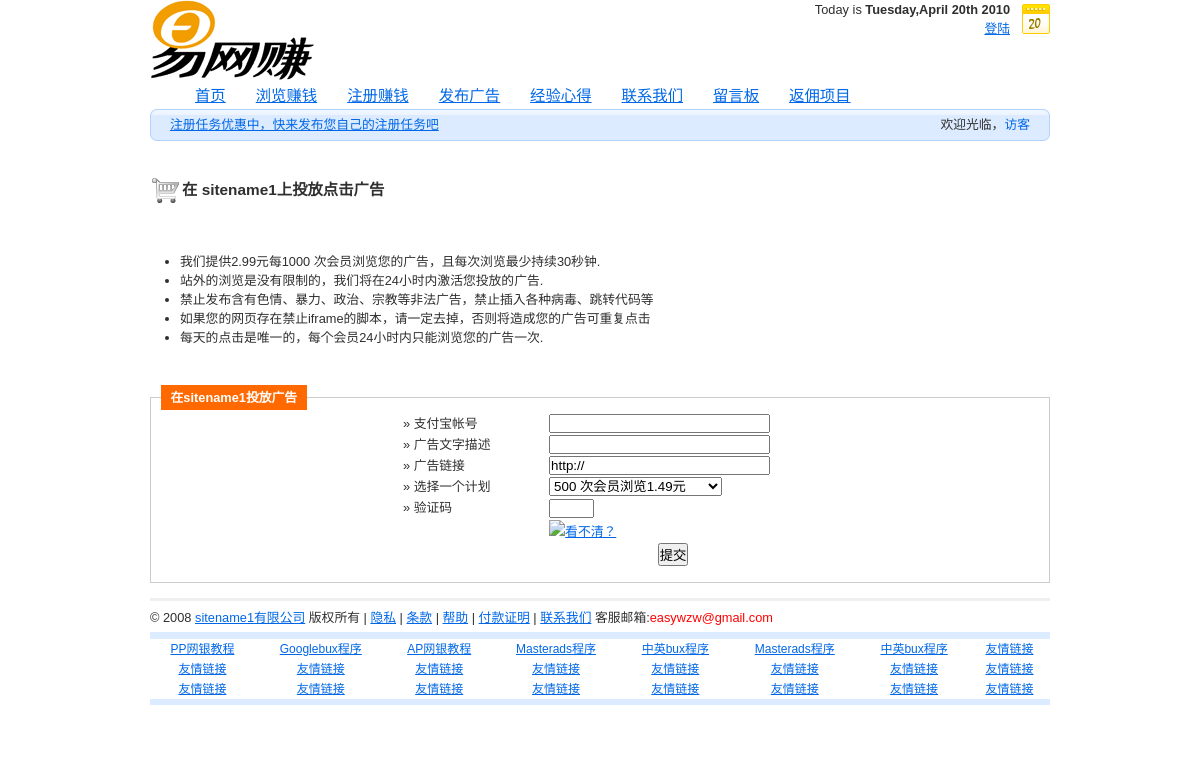
The page /advertise.php on the database its author committed.
### tables this page shows
CREATE TABLE IF NOT EXISTS `tb_site` (
  `id` varchar(11) NOT NULL DEFAULT '',
  `sitename` varchar(30) NOT NULL DEFAULT '',
  `sitepp` varchar(30) NOT NULL DEFAULT '',
  KEY `id` (`id`)
);

CREATE TABLE IF NOT EXISTS `tb_config` (
  `id` int(11) NOT NULL AUTO_INCREMENT,
  `item` varchar(15) NOT NULL DEFAULT '',
  `howmany` varchar(15) NOT NULL DEFAULT '',
  `price` varchar(150) NOT NULL DEFAULT '',
  `signupvalue` varchar(150) NOT NULL DEFAULT '',
  KEY `id` (`id`)
);

### advertise.php (the view, shortened to what this page needs)
<?php include('header.php'); ?>
        <br>
        <h3>
<img border="0" src="images/orders.gif" align="absmiddle" width="32" height="32"><span style="font-weight: bold">在
<?php include('sitename.php'); ?>
上投放点击广告</span></h3>
<br>
<ul><li>我们提供<?php include('config.php');
		$sql = "SELECT * FROM tb_config WHERE item='hits' and howmany='1000'";
		$result = mysql_query($sql);
		$row = mysql_fetch_array($result);
 echo $row["price"]; ?>元每<?php
$sql = "SELECT * FROM tb_config WHERE item='hits' and howmany='1000'";
$result = mysql_query($sql);
$row = mysql_fetch_array($result);
echo $row["howmany"];
?> 次会员浏览您的广告，且每次浏览最少持续30秒钟.</li>
<li>站外的浏览是没有限制的，我们将在24小时内激活您投放的广告.</li>
<li>禁止发布含有色情、暴力、政治、宗教等非法广告，禁止插入各种病毒、跳转代码等</li>
<li>如果您的网页存在禁止iframe的脚本，请一定去掉，否则将造成您的广告可重复点击</li>
<li>每天的点击是唯一的，每个会员24小时内只能浏览您的广告一次.
</ul>
<br>
<div align="center"><div id="form"onKeyUp="highlight(event)" onClick="highlight(event)">
<fieldset><legend>&nbsp;在<?php include('sitename.php');?>投放广告&nbsp;</legend>
<form method="post" action="advertise.php">
<table width="400" border="0" align="center">
  <tr>
    <td width="150" align="left"><p><label>» 支付宝帐号 </label></p></td>
    <td width="250" align="left"><input type="text" name="pemail" size="25" maxlength="100" autocomplete="off" class="field" value="" tabindex="1" /></td>
  </tr>
  <tr>
    <td width="150" align="left"><p><label>» 广告文字描述</label></p></td>
    <td width="250" align="left"><input type="text" name="description" size="25" maxlength="100" autocomplete="off" class="field" value="" tabindex="2" /></td>
  </tr>
  <tr>
    <td width="150" align="left"><p><label>» 广告链接</label></p></td>
    <td width="250" align="left"><input type="text" name="url" size="25" maxlength="150" autocomplete="off" class="field" value="http://" tabindex="3" /></td>
  </tr>
  <tr>
    <td width="150" align="left"><p><label>» 选择一个计划</label></p></td>
<td width="250" align="left"><select name="plan" class="combo" tabindex="4" />
<option value="<?php
$sql = "SELECT * FROM tb_config WHERE item='hits' and howmany='500'";
$result = mysql_query($sql);
$row = mysql_fetch_array($result);
echo $row["howmany"];
?>"><?php echo $row["howmany"] ?> 次会员浏览<?php echo $row["price"] ?>元</option>
</select></td>
  </tr>
  <tr>
    <td width="150" align="left"><p><label>» 验证码 </label></p></td>
    <td width="250" align="left"><input type='text' size='3' maxlength='3' name='code' autocomplete="off" class="securitycode" value="" tabindex="5" /></td>
  </tr>
  <tr>
    <td width="150" align="left">&nbsp;</td>
    <td width="250" align="left"><img id="securitycode" src="image.php?<?php echo $res; ?>" /><a id="changimg" href="javascript:change()">看不清？</a></td>
  </tr>
  <tr>
    <td width="150" align="left">&nbsp;</td>
    <td width="250" align="center"><input type="submit" value="提交" class="submit" tabindex="6" />
	</td>
  </tr>
</table>
</form>
</fieldset>
</div></div>
<?php include('footer.php'); ?>

### sitename.php (shortened to what this page needs)
<?php
$sql = "SELECT * FROM tb_site WHERE id='1'";
$result = mysql_query($sql);
$row = mysql_fetch_array($result);
echo $row["sitename"];
?>

### css/main.css (style rules this page uses)
* { margin:0; padding:0; }
body, div, span, p, a, img, ul, ol, li, table, caption, tbody, tfoot, tr, th, td, form, fieldset, legend, label, dl, dt, dd, blockquote, applet, object, h1, h2, h3, h4, h5 { border:0; }
body { padding:35px 0; background:#FFF; font:0.8em/1.5 "arial",sans-serif; color:#2F2F2F; text-align:center;font-family:Verdana,Geneva,sans-serif; }
a { color:#0067E6; }
h1, h2, h3, h4, h5, h6 { margin:15px 0 10px 0; }
h3, h4 { font-size:120%; }
p { margin:15px 0; }
table { margin:5px 0; border-collapse:collapse; border-spacing:0; font-size:100%; }
th, td { padding:3px 5px; }
#hp_dailytable th, td { padding:1px 3px; }
ul, ol { display:block; margin:15px 0 15px 30px; }
li { display:list-item; }
fieldset { position:relative; margin:15px 0; padding:10px; border:1px solid #CCC; }
legend { position:absolute; top:-1em; margin:0; padding:3px 6px; background:#ff6900; font-size:100%; font-weight:bold; color:#FFF; }
option { background:#FFF; padding-left:15px; color:#2F2F2F; }
mem, p { margin:0 0 }

### css/print.css (style rules this page uses)
body { margin:0; padding:0; border:0; font-size:12pt; }
h1, h2, h3 { page-break-after:avoid; page-break-inside:avoid; }
table { width:100%; border-collapse:collapse; border-spacing:0; border-top:0.5pt solid #000; }
th, td { display:table-cell; border-bottom:0.5pt solid #000; }
ul, ol, dl { page-break-before:avoid }

### rows shown on the page
tb_site: sitename "sitename1 sitename1 sitename1"
tb_config: price "2.99", howmany "1000"
tb_config: plan "500 次会员浏览1.49元"

### other values the page prints
$today["weekday"] "Tuesday"
$today["month"] "April"
$today["year"] "2010"
